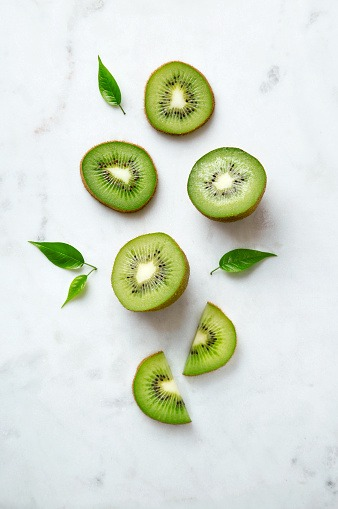
#> input picture kiwi-filtering/assets/kiwi.jpg, 338 x 509 px
$ python main.py
#> lines starting #> are read from the running program, lines starting #| are printed output that depends on the picture; after the words box and inside, x2 and y2 are one past the last pixel; in counts of white or black regions, pixels touching at a corner belong together
import cv2
import numpy as np
import os

BASE_DIR = os.path.dirname(os.path.dirname(os.path.abspath(__file__)))
ASSETS_PATH = os.path.join(BASE_DIR, "assets", "kiwi.jpg")
OUTPUT_PATH = os.path.join(BASE_DIR, "outputs", "kiwi_result.png")

def setup_dirs():
    os.makedirs(os.path.join(BASE_DIR, "assets"), exist_ok=True)
    os.makedirs(os.path.join(BASE_DIR, "outputs"), exist_ok=True)


def load_image(path=ASSETS_PATH):
#> called with path = 'kiwi-filtering/assets/kiwi.jpg'
    img = cv2.imread(path)
#> img is the input picture: shape (509, 338, 3); mean B, G, R 208.7, 222.4, 215.3
    if img is None:
        raise FileNotFoundError(f"❌ Dosya bulunamadı: {path}")
    return img

def create_kiwi_mask(img):
    hsv = cv2.cvtColor(img, cv2.COLOR_BGR2HSV)
#> hsv: shape (509, 338, 3); mean H, S, V 84.5, 32.8, 224.9

    lower_green = np.array([30, 40, 40])
    upper_green = np.array([85, 255, 255])

    mask = cv2.inRange(hsv, lower_green, upper_green)
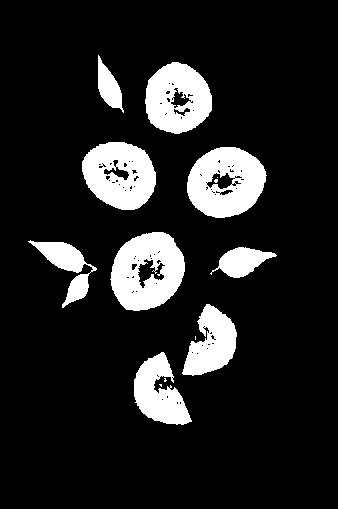
#> mask: shape (509, 338); 13.6% white; 14 white regions (5 under 20 px), largest, box (x1, y1, x2, y2) and area: (110, 232, 185, 311) 4119, (187, 147, 267, 218) 3978, (82, 142, 156, 210) 3637

    kernel = np.ones((5, 5), np.uint8)
    mask = cv2.morphologyEx(mask, cv2.MORPH_OPEN, kernel)
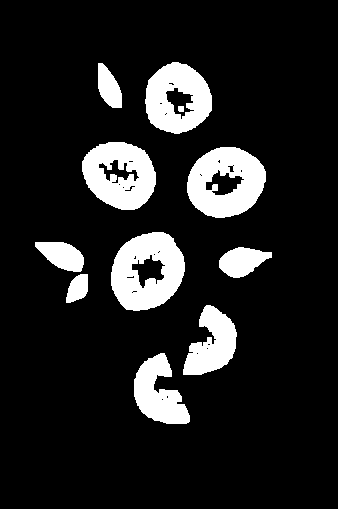
#> mask: shape (509, 338); 13% white; 11 white regions, largest, box (x1, y1, x2, y2) and area: (111, 232, 185, 311) 3967, (187, 147, 266, 218) 3808, (82, 142, 156, 210) 3526
    mask = cv2.morphologyEx(mask, cv2.MORPH_CLOSE, kernel)
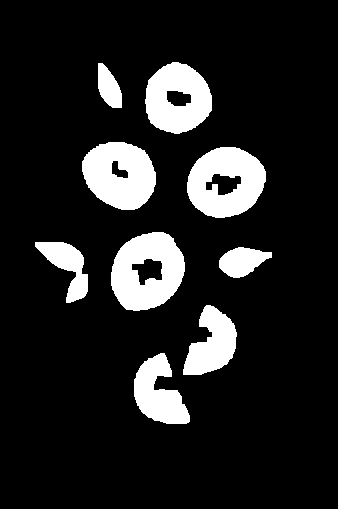
#> mask: shape (509, 338); 13.3% white; 9 white regions, largest, box (x1, y1, x2, y2) and area: (111, 232, 185, 311) 4024, (187, 147, 266, 218) 3880, (82, 142, 156, 210) 3731
    mask = cv2.GaussianBlur(mask, (5, 5), 0)
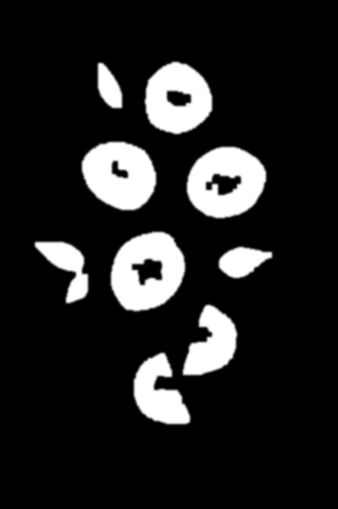
#> mask: shape (509, 338); min 0, max 255, mean 34

    return mask

def create_binary_kiwi(img, mask):
    result = np.zeros_like(img)
    result[mask > 0] = [255, 255, 255]
    return result

def main():
    print(" İşleniyor...")

    setup_dirs()
    img = load_image()
    mask = create_kiwi_mask(img)
    final = create_binary_kiwi(img, mask)
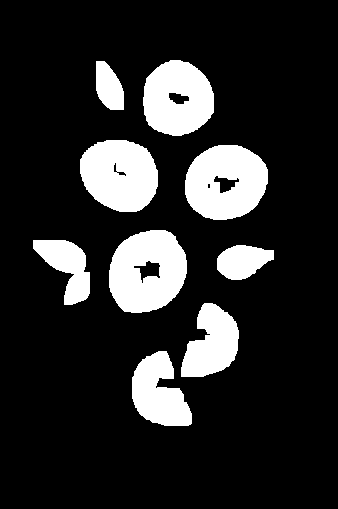
#> final: shape (509, 338, 3); 16.5% white; 9 white regions, largest, box (x1, y1, x2, y2) and area: (109, 230, 187, 313) 4872, (185, 145, 268, 220) 4728, (80, 140, 158, 212) 4431

    cv2.imwrite(OUTPUT_PATH, final)

    print(f"Tamamlandı! Çıktı oluşturuldu:\n   {OUTPUT_PATH}")

if __name__ == "__main__":
    try:
        main()
    except Exception as e:
        print("❌ HATA:", e)
